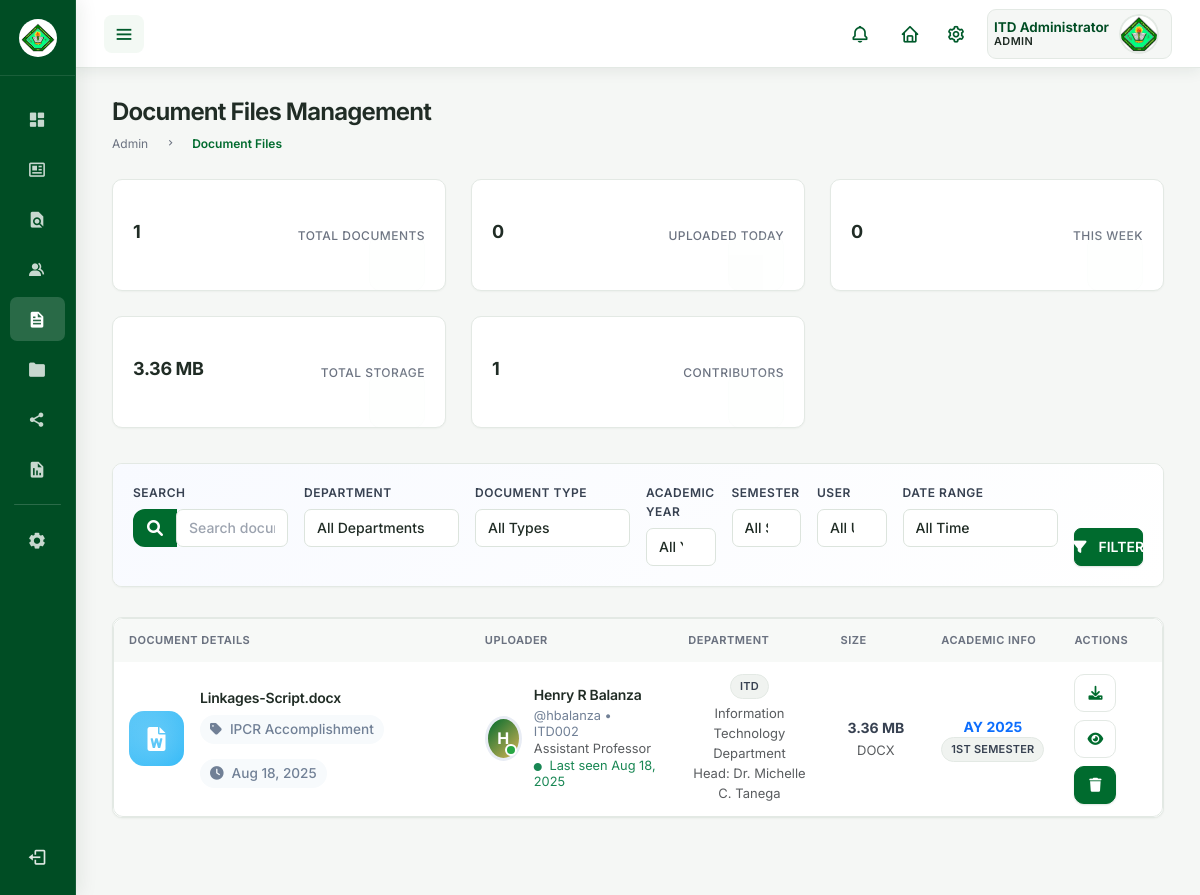
The page /roles/admin/files.php (signed in) on the database its author committed.
### tables this page shows
CREATE TABLE `document_files` (
  `id` int NOT NULL,
  `submission_id` int NOT NULL,
  `file_name` varchar(255) NOT NULL,
  `file_path` varchar(255) NOT NULL,
  `file_size` int NOT NULL,
  `file_type` varchar(100) NOT NULL,
  `academic_year` year DEFAULT NULL,
  `semester_period` varchar(20) DEFAULT NULL,
  `uploaded_by` int NOT NULL,
  `description` text,
  `uploaded_at` datetime NOT NULL DEFAULT CURRENT_TIMESTAMP,
  `mime_type` varchar(100) DEFAULT NULL,
  `download_count` int NOT NULL DEFAULT '0'
);

CREATE TABLE `users` (
  `id` int NOT NULL,
  `username` varchar(50) NOT NULL,
  `email` varchar(255) NOT NULL,
  `password` varchar(255) NOT NULL,
  `role` enum('admin','user','super_admin') NOT NULL DEFAULT 'user',
  `is_approved` tinyint(1) NOT NULL DEFAULT '0',
  `name` varchar(100) NOT NULL,
  `mi` varchar(5) DEFAULT NULL,
  `surname` varchar(100) NOT NULL,
  `employee_id` varchar(20) DEFAULT NULL,
  `position` varchar(100) DEFAULT NULL,
  `department_id` int DEFAULT NULL,
  `is_restricted` tinyint(1) DEFAULT '0',
  `profile_image` varchar(255) DEFAULT NULL,
  `phone` varchar(20) DEFAULT NULL,
  `address` text,
  `date_of_birth` date DEFAULT NULL,
  `hire_date` date DEFAULT NULL,
  `last_login` datetime DEFAULT NULL,
  `failed_login_attempts` int DEFAULT '0',
  `account_locked_until` datetime DEFAULT NULL,
  `email_verified` tinyint(1) DEFAULT '0',
  `email_verification_token` varchar(255) DEFAULT NULL,
  `password_reset_token` varchar(255) DEFAULT NULL,
  `password_reset_expires` datetime DEFAULT NULL,
  `created_at` datetime DEFAULT CURRENT_TIMESTAMP,
  `updated_at` datetime DEFAULT CURRENT_TIMESTAMP ON UPDATE CURRENT_TIMESTAMP,
  `created_by` int DEFAULT NULL,
  `approved_by` int DEFAULT NULL,
  `approved_at` datetime DEFAULT NULL
);

CREATE TABLE `departments` (
  `id` int NOT NULL,
  `department_code` varchar(10) NOT NULL,
  `department_name` varchar(100) NOT NULL,
  `description` text,
  `head_of_department` varchar(100) DEFAULT NULL,
  `contact_email` varchar(255) DEFAULT NULL,
  `contact_phone` varchar(20) DEFAULT NULL,
  `created_at` datetime DEFAULT CURRENT_TIMESTAMP,
  `updated_at` datetime DEFAULT CURRENT_TIMESTAMP ON UPDATE CURRENT_TIMESTAMP,
  `is_active` tinyint(1) DEFAULT '1'
);

### roles/admin/files.php (the view, shortened to what the rows shown need)
<?php
require_once __DIR__ . '/../../includes/auth_check.php';
$admin_id = $_SESSION['user_id'];
$admin_role = $_SESSION['role'];
$admin_scope_query = "SELECT department_id, role FROM users WHERE id = ?";
$admin_scope_stmt = $pdo->prepare($admin_scope_query);
$admin_scope_stmt->execute([$admin_id]);
$admin_info = $admin_scope_stmt->fetch(PDO::FETCH_ASSOC);
$page = isset($_GET['page']) ? (int)$_GET['page'] : 1;
$limit = 20;
$offset = ($page - 1) * $limit;
$where_conditions = ["1=1"];
$params = [];
if ($admin_role !== 'super_admin' && $admin_info['department_id']) {
    $where_conditions[] = "u.department_id = ?";
    $params[] = $admin_info['department_id'];
}
$where_clause = implode(" AND ", $where_conditions);
$files_query = "SELECT df.*,
                       u.username, u.name as user_name, u.surname, u.mi, u.employee_id,
                       u.position, u.profile_image, u.last_login,
                       d.department_name, d.department_code, d.head_of_department,
                       CONCAT(u.name, ' ', COALESCE(u.mi, ''), ' ', u.surname) as uploader_full_name,
                       df.academic_year, df.semester_period as semester,
                       -- Extract file extension from file_name
                       SUBSTRING_INDEX(df.file_name, '.', -1) as file_extension,
                       df.file_name as original_name,
                       df.uploaded_at,
                       df.file_size,
                       df.file_type,
                       df.description,
                       df.mime_type
                FROM document_files df
                LEFT JOIN users u ON df.uploaded_by = u.id
                LEFT JOIN departments d ON u.department_id = d.id
                WHERE $where_clause
                ORDER BY df.uploaded_at DESC
                LIMIT $limit OFFSET $offset";
$files_stmt = $pdo->prepare($files_query);
$files_stmt->execute($params);
$files = $files_stmt->fetchAll(PDO::FETCH_ASSOC);
function formatFileSize($bytes) {
    if ($bytes >= 1073741824) {
        return number_format($bytes / 1073741824, 2) . ' GB';
    } elseif ($bytes >= 1048576) {
        return number_format($bytes / 1048576, 2) . ' MB';
    } elseif ($bytes >= 1024) {
        return number_format($bytes / 1024, 2) . ' KB';
    } else {
        return $bytes . ' bytes';
    }
}
function getFileIconClass($extension) {
    $ext = strtolower($extension ?? '');
    if (in_array($ext, ['jpg', 'jpeg', 'png', 'gif', 'webp', 'bmp', 'tiff', 'svg'])) {
        return 'img';
    } elseif (in_array($ext, ['pdf'])) {
        return 'pdf';
    } elseif (in_array($ext, ['doc', 'docx'])) {
        return 'doc';
    } elseif (in_array($ext, ['xls', 'xlsx', 'csv'])) {
        return 'xls';
    } elseif (in_array($ext, ['ppt', 'pptx'])) {
        return 'ppt';
    } elseif (in_array($ext, ['zip', 'rar', '7z', 'tar', 'gz'])) {
        return 'zip';
    } else {
        return 'default';
    }
}
function timeAgo($datetime) {
    $time = time() - strtotime($datetime);
    return date('M j, Y', strtotime($datetime));
}
function getProfileImageUrl($profile_image) {
    if (empty($profile_image)) {
        return null;
    }
}
?>
<!DOCTYPE html>
<html lang="en">
<head>
    <link href="https://cdn.jsdelivr.net/npm/bootstrap@5.3.0/dist/css/bootstrap.min.css" rel="stylesheet">
    <link href="https://cdnjs.cloudflare.com/ajax/libs/font-awesome/6.0.0/css/all.min.css" rel="stylesheet">
    <link rel="stylesheet" href="assets/css/sidebar.css?v=<?= time() ?>">
    <link rel="stylesheet" href="assets/css/navbar.css?v=<?= time() ?>">
    <link rel="stylesheet" href="assets/css/files1.css?v=<?= time() ?>">
    <?php include __DIR__ . '/../../includes/theme.php'; ?>
</head>
<body class="bg-light">
    <section id="content">
        <main>
            <div class="head-title">
                <div class="left">
                    <h1>Document Files Management</h1>
                </div>
            </div>
            <div class="card files-table">
                <div class="table-responsive">
                    <table class="table table-hover mb-0">
                        <thead>
                            <tr>
                                <th style="width: 35%;">Document Details</th>
                                <th style="width: 20%;">Uploader</th>
                                <th style="width: 15%;">Department</th>
                                <th style="width: 10%;">Size</th>
                                <th style="width: 10%;">Academic Info</th>
                                <th style="width: 10%;">Actions</th>
                            </tr>
                        </thead>
                        <tbody>
                            <?php foreach ($files as $file): ?>
                                <tr>
                                    <td>
                                        <div class="file-item">
                                            <div class="file-icon <?php echo getFileIconClass($file['file_extension'] ?? ''); ?>">
                                                <?php
                                                $icon = 'fa-file';
                                                switch(getFileIconClass($file['file_extension'] ?? '')) {
                                                    case 'doc': $icon = 'fa-file-word'; break;
                                                }
                                                ?>
                                                <i class="fas <?php echo $icon; ?>"></i>
                                            </div>
                                            <div class="file-details flex-grow-1">
                                                <h6 title="<?php echo htmlspecialchars($file['file_name']); ?>">
                                                    <?php echo htmlspecialchars(strlen($file['file_name']) > 50 ? substr($file['file_name'], 0, 47) . '...' : $file['file_name']); ?>
                                                </h6>
                                                <div class="file-meta">
                                                    <span class="me-3">
                                                        <i class="fas fa-tag me-1"></i>
                                                        <?php echo htmlspecialchars($file['file_type'] ?? 'Document'); ?>
                                                    </span>
                                                    <span class="me-3">
                                                        <i class="fas fa-clock me-1"></i>
                                                        <?php echo timeAgo($file['uploaded_at']); ?>
                                                    </span>
                                                </div>
                                            </div>
                                        </div>
                                    </td>
                                    <td>
                                        <div class="user-info">
                                            <?php
                                            $profile_url = getProfileImageUrl($file['profile_image']);
                                            if ($profile_url && file_exists($_SERVER['DOCUMENT_ROOT'] . '/' . ltrim($profile_url, '/'))):
                                            ?>
                                                <img src="<?php echo htmlspecialchars($profile_url); ?>"
                                                    alt="Profile" class="user-avatar"
                                                    onerror="this.style.display='none'; this.nextElementSibling.style.display='flex';">
                                                <div class="user-avatar" style="display: none;">
                                                    <?php echo strtoupper(substr($file['user_name'] ?? 'U', 0, 1)); ?>
                                                </div>
                                            <?php else: ?>
                                                <div class="user-avatar">
                                                    <?php echo strtoupper(substr($file['user_name'] ?? 'U', 0, 1)); ?>
                                                </div>
                                            <?php endif; ?>
                                            <div class="user-details">
                                                <h6><?php echo htmlspecialchars($file['uploader_full_name']); ?></h6>
                                                <small>
                                                    @<?php echo htmlspecialchars($file['username']); ?>
                                                    <?php if ($file['employee_id']): ?>
                                                        • <?php echo htmlspecialchars($file['employee_id']); ?>
                                                    <?php endif; ?>
                                                </small>
                                                <?php if ($file['position']): ?>
                                                    <small class="d-block text-muted">
                                                        <?php echo htmlspecialchars($file['position']); ?>
                                                    </small>
                                                <?php endif; ?>
                                                <?php if ($file['last_login']): ?>
                                                    <small class="d-block text-success">
                                                        <i class="fas fa-circle me-1" style="font-size: 0.5rem;"></i>
                                                        Last seen <?php echo timeAgo($file['last_login']); ?>
                                                    </small>
                                                <?php endif; ?>
                                            </div>
                                        </div>
                                    </td>
                                    <td>
                                        <?php if ($file['department_name']): ?>
                                            <div class="text-center">
                                                <span class="badge badge-department">
                                                    <?php echo htmlspecialchars($file['department_code'] ?? substr($file['department_name'], 0, 8)); ?>
                                                </span>
                                                <small class="d-block text-muted mt-1">
                                                    <?php echo htmlspecialchars($file['department_name']); ?>
                                                </small>
                                                <?php if ($file['head_of_department']): ?>
                                                    <small class="d-block text-muted">
                                                        Head: <?php echo htmlspecialchars($file['head_of_department']); ?>
                                                    </small>
                                                <?php endif; ?>
                                            </div>
                                        <?php else: ?>
                                            <span class="text-muted">No Department</span>
                                        <?php endif; ?>
                                    </td>
                                    <td class="text-center">
                                        <div class="fw-bold"><?php echo formatFileSize($file['file_size'] ?? 0); ?></div>
                                        <small class="text-muted">
                                            <?php echo strtoupper($file['file_extension'] ?? 'FILE'); ?>
                                        </small>
                                    </td>
                                    <td class="text-center">
                                        <?php if ($file['academic_year']): ?>
                                            <div class="fw-bold text-primary">
                                                AY <?php echo htmlspecialchars($file['academic_year']); ?>
                                            </div>
                                        <?php endif; ?>
                                        <?php if ($file['semester']): ?>
                                            <span class="badge bg-info text-white">
                                                <?php echo htmlspecialchars($file['semester']); ?>
                                            </span>
                                        <?php endif; ?>
                                    </td>
                                    <td>
                                        <div class="action-buttons">
                                            <a href="<?php echo htmlspecialchars($file['file_path']); ?>"
                                               class="action-btn download" title="Download File" download>
                                                <i class="fas fa-download"></i>
                                            </a>
                                            <button type="button" class="action-btn view" title="View Details"
                                                    data-bs-toggle="modal" data-bs-target="#fileModal"
                                                    onclick="viewFileDetails(<?php echo $file['id']; ?>)">
                                                <i class="fas fa-eye"></i>
                                            </button>
                                            <form method="POST" class="d-inline"
                                                  onsubmit="return confirm('Are you sure you want to delete this file? This action cannot be undone.')">
                                                <button type="submit" class="action-btn delete" title="Delete File">
                                                    <i class="fas fa-trash"></i>
                                                </button>
                                            </form>
                                        </div>
                                    </td>
                                </tr>
                            <?php endforeach; ?>
                        </tbody>
                    </table>
                </div>
            </div>
        </main>
    </section>
</body>
</html>

### rows shown on the page
document_files: file_name "Linkages-Script.docx", file_type "IPCR Accomplishment", uploaded_at "Aug 18, 2025", uploaded_by.name "H", uploader_full_name "Henry R Balanza", uploaded_by.username "hbalanza", uploaded_by.employee_id "ITD002", uploaded_by.position "Assistant Professor", uploaded_by.last_login "Aug 18, 2025", departments.department_code "ITD", departments.department_name "Information Technology Department", departments.head_of_department "Dr. Michelle C. Tanega", file_size "3.36 MB", file_extension "DOCX", academic_year "2025", semester_period "1ST SEMESTER"

### other values the page prints
$stats['total_files'] "1"
$stats['today_uploads'] "0"
$stats['week_uploads'] "0"
formatFileSize($stats['total_size'] ?? 0) "3.36 MB"
$stats['unique_uploaders'] "1"
